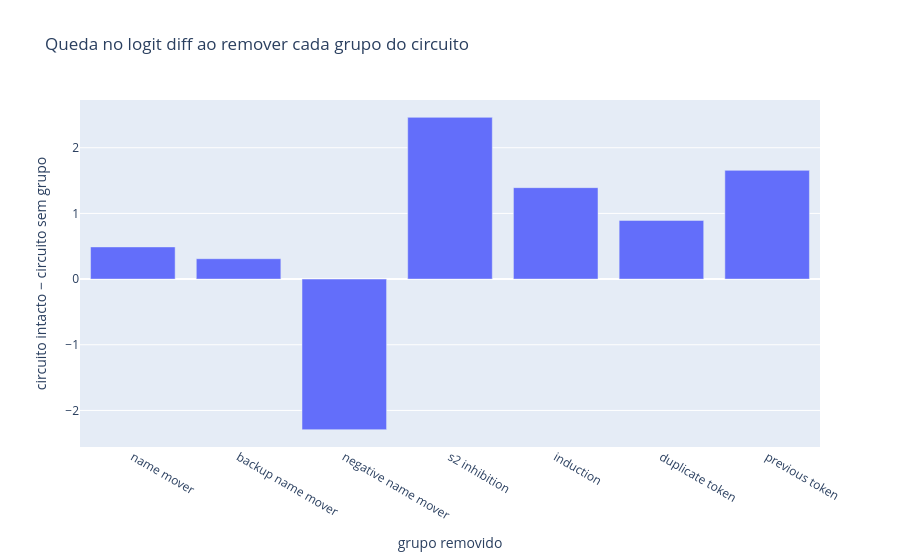

Source (notebook cell):
### Code cell
group_removed_diffs = {}
group_importance = {}

for group, group_heads in CIRCUIT.items():
    kept_heads = circuit_heads - set(group_heads)
    removed_logits = run_with_kept_heads(kept_heads)
    removed_diff = logits_to_logit_diff(removed_logits, answer_tokens)
    group_removed_diffs[group] = removed_diff.item()
    group_importance[group] = (circuit_diff - removed_diff).item()

figure = go.Figure(
    data=go.Bar(
        x=list(group_importance),
        y=list(group_importance.values()),
    )
)
figure.update_layout(
    title="Queda no logit diff ao remover cada grupo do circuito",
    xaxis_title="grupo removido",
    yaxis_title="circuito intacto − circuito sem grupo",
)
figure.show()

for group in CIRCUIT:
    print(
        f"{group:22s}: sem grupo={group_removed_diffs[group]:+.3f} | "
        f"queda={group_importance[group]:+.3f}"
    )

### Figure 1 — Plotly figure (JSON) as saved in the notebook; plotly's stock layout.template omitted (floating-point values rounded to 4 significant figures)
{"data": [{"type": "bar", "x": ["name mover", "backup name mover", "negative name mover", "s2 inhibition", "induction", "duplicate token", "previous token"], "y": [0.4898, 0.3104, -2.292, 2.463, 1.392, 0.8935, 1.656]}], "layout": {"title": {"text": "Queda no logit diff ao remover cada grupo do circuito"}, "xaxis": {"title": {"text": "grupo removido"}}, "yaxis": {"title": {"text": "circuito intacto − circuito sem grupo"}}}}
